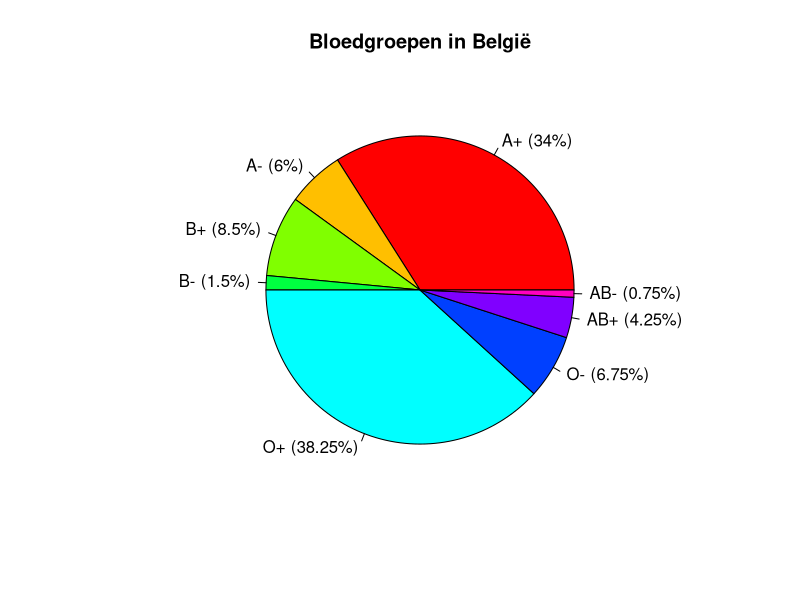

This chart was generated by the following R code:
# Bloedgroepen
type <- c("A+", "A-", "B+", "B-", "O+", "O-", "AB+", "AB-")
percentage <- c(34, 6, 8.5, 1.5, 38.25, 6.75, 4.25, 0.75)

# Labels aanmaken
bloedlabels <- paste0(type," (", percentage, "%)")

# Grafiek maken
pie(percentage,
    main = "Bloedgroepen in België",
    labels = bloedlabels,
    col = rainbow(length(type)))
